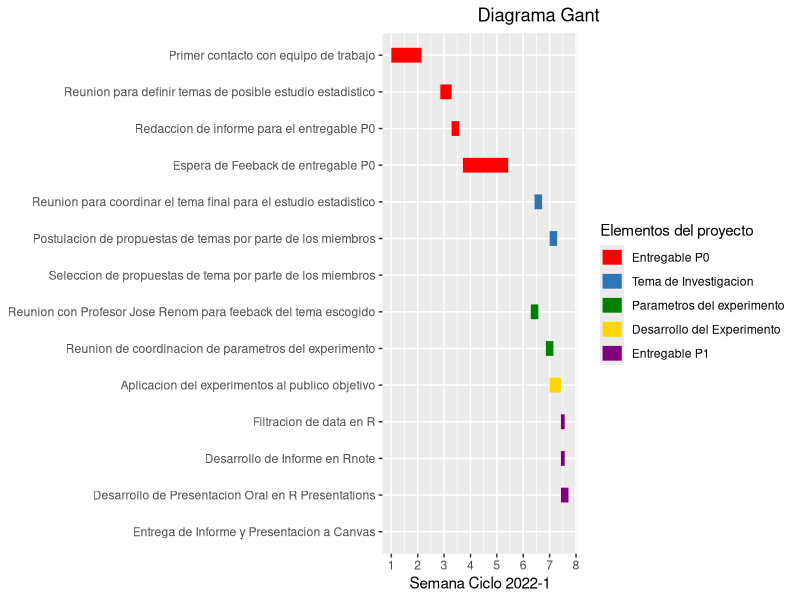
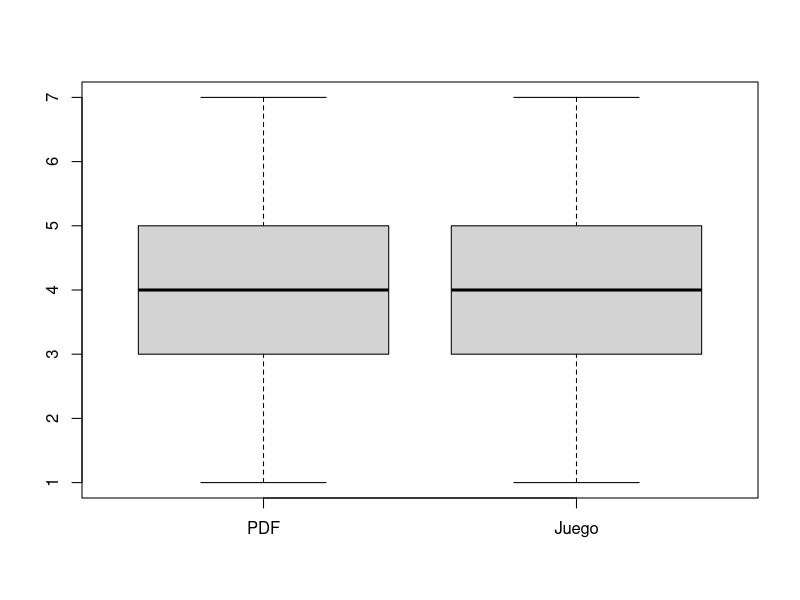
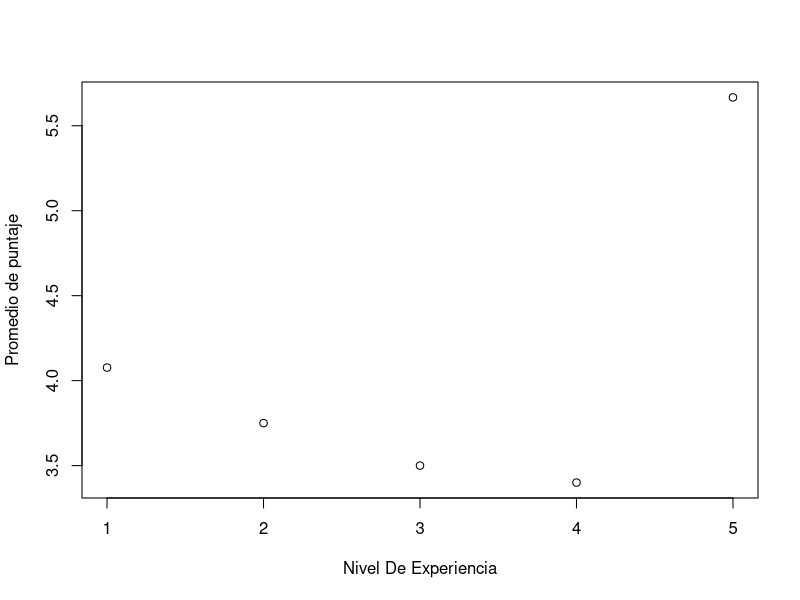
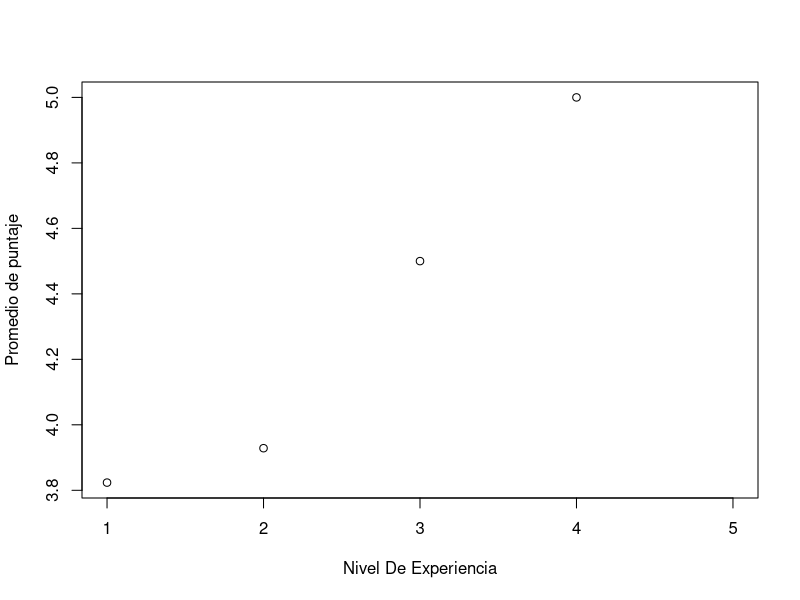
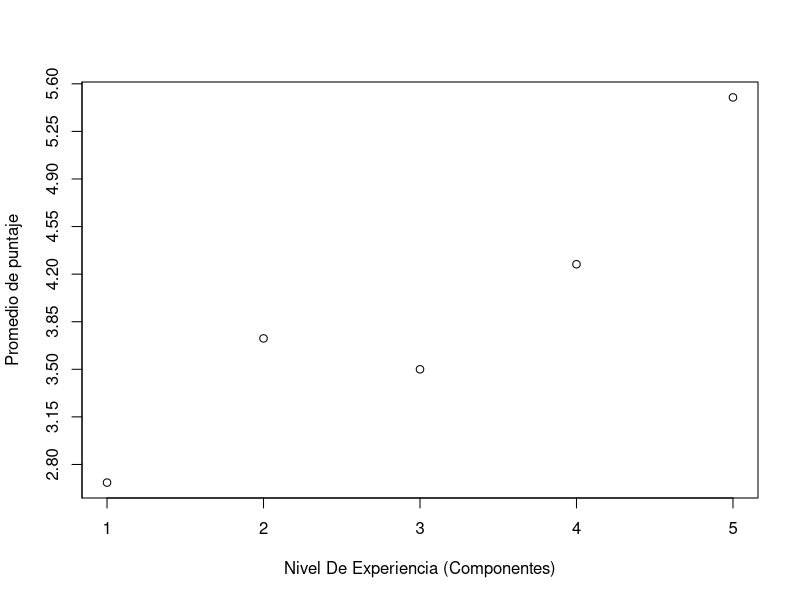
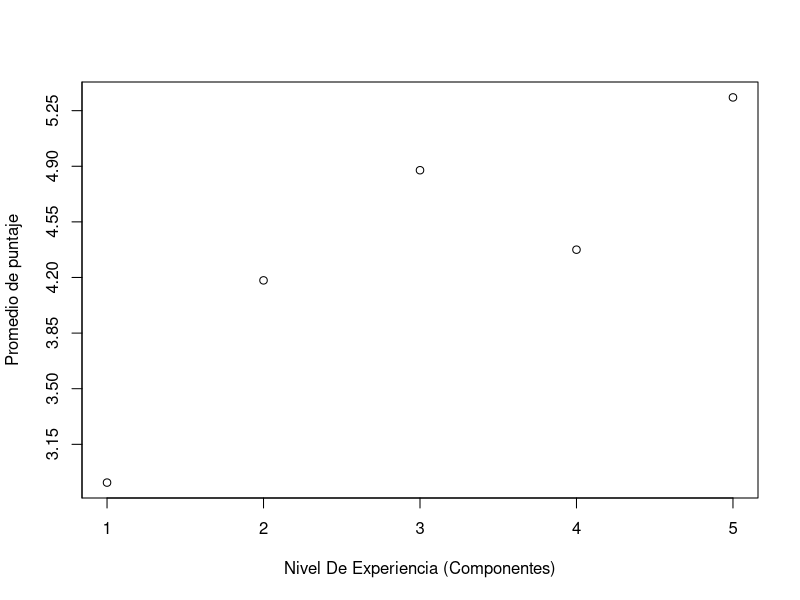
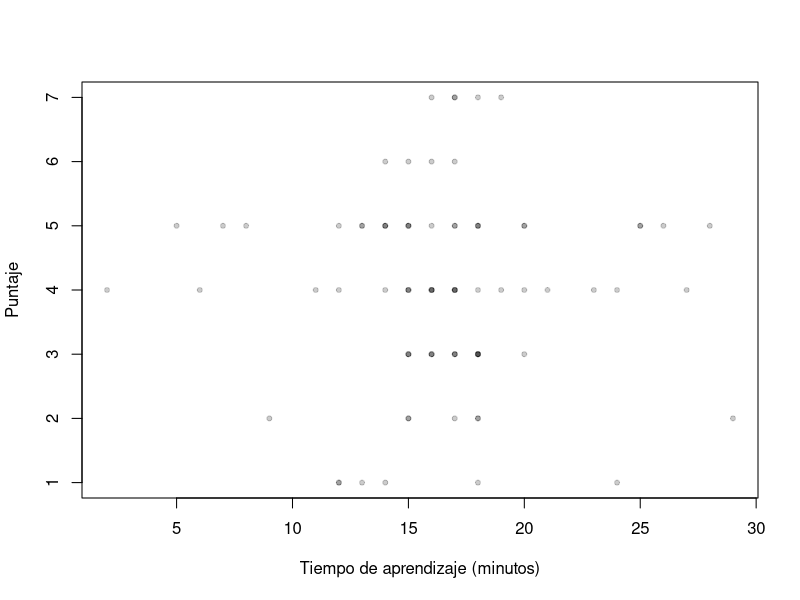
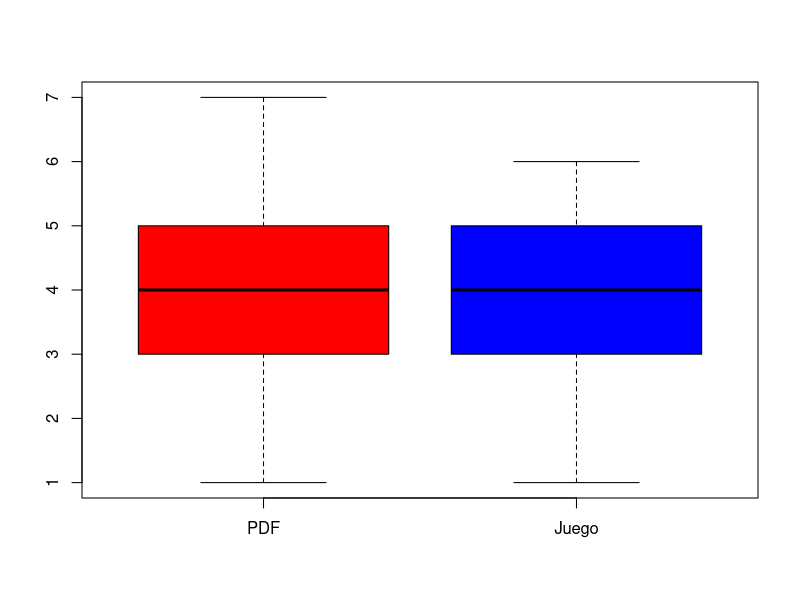

These figures' R source, in order:
## ---- chunk 1
library(readr)
library(dplyr)
library(ggplot2)
library(stringr)
library(tidyverse)
library(lubridate)


gantt <- read.csv("gant.csv", h=T)
DF <- read_csv("data.csv")
## ---- chunk 2


acts <- gantt$Actividad
els <- unique(gantt$Elemento.del.Proyecto)


g.gantt <- gather(gantt, "state", "date", 4:5) %>% mutate(date = as.Date(date, "%Y.%m.%d"), Actividad=factor(Actividad, acts[length(acts):1]), Elemento.del.Proyecto =factor(Elemento.del.Proyecto, els))

actcols <- c("#FF0000", "#2E75B6", "#008000", "#FFD700", "#800080",	"#F5DEB3")


ggplot(g.gantt, aes(date, Actividad, colour = Elemento.del.Proyecto, group=Item)) +
  geom_line(size = 5) +
  scale_color_manual(values=actcols, name="Elementos del proyecto") +
  labs(x="Semana Ciclo 2022-1", y=NULL, title="                   Diagrama Gant") +
  scale_x_date(breaks=seq.Date(as.Date("2022-03-21"), as.Date("2022-6-26"), "weeks"), labels=c(1,2,3,4,5,6,7,8,9,10,11,12,13,14)) +
  theme_gray(base_size=11)



## ---- chunk 3

DF %>% rename(correo=`Ingrese su correo de UTEC!!`, tiempo=`Duración de la experiencia`, edad = `¿Cual es tu edad?`,
              sexo=`¿Con que sexo te identificas?`, ciclo=`¿En que ciclo te encuentras?`, carrera=`¿Cual es tu carrera?`, 
              experiencia_armado=`¿Cuál es tu nivel de experiencia armando computadoras?`,
              frecuencia_video=`¿Con qué frecuencia juegas videojuegos?`, 
              tipo_experiencia=`Qué experiencia realizaste:`,
              
              
              p1=`Regula y proporciona la potencia para que se activen todos los componentes de la PC:`,
              p2=`Cuenta con sus propios procesadores y memoria interna que procesa los datos de la PC y los representa en forma de texto o gráficas complejas como la de los videojuegos. Nos referimos a:`,
              p3=`¿Dónde se conecta o instala la memoria (RAM)?`,
              p4=`El CPU se calienta muy rápido; por ello, se le conecta un refrigerador o Cooler para regular el calor de este. Esta afirmación es:`,
              p5=`¿Dónde se coloca la pasta térmica?`,
              p6=`Responsable realiza cálculos basados en la interpretación de la información de ciertos componentes y les pasa el resultado a otros. Nos referimos a:`,
              p7=`¿A que parte se conecta el panel frontal de la caja (botón de encendido/apagado, USB, conector de audio, etc)?`,
              p8=`Almacena todos los datos del sistema operativo, los programas y las fotos, la música y los vídeos del usuario. Es decir, es el dispositivo de almacenamiento del ordenador.`,
              
              
              satisfaccion=`Nivel de satisfacción al realizar el juego o leer el documento pdf:`,
              conoci_previo=`¿Cuál es tu nivel de conocimiento (previo a la experiencia) sobre componentes de computadora?`
              ) ->DF
## ---- chunk 4
DF$tiempo <- gsub("\\.", ":", DF$tiempo)
DF$tiempo <- gsub(" ", "", DF$tiempo)
DF$tiempo <- gsub("minutos", "", DF$tiempo)
DF$tiempo <- gsub("min", "", DF$tiempo)
DF$tiempo <- gsub("pm", "", DF$tiempo)

iterator = 1
for (palabras in DF$tiempo){
  if(!is.na(palabras)){  
    if(nchar(palabras)<3){
            DF$tiempo[iterator] <- paste0(DF$tiempo[iterator],":00")
            
      }
    }
          
    iterator = iterator + 1
}

DF <- DF[complete.cases(DF$tiempo),]
Duracion <- c()

for (duracion in DF$tiempo)
{
    minuto <- str_extract(duracion, "[0-9]*")
    Duracion <- append(Duracion, strtoi(minuto))
}
DF$tiempo <-Duracion
## ---- chunk 5
iterator = 1
for (palabras in DF$tipo_experiencia){
  if(!is.na(palabras)){  
    if(palabras=="Leer Documento"){
            DF$tipo_experiencia[iterator] <- paste0(DF$tipo_experiencia[iterator]," PDF")
            #print(iterator)
      }
    }
          
    iterator = iterator + 1
}
## ---- chunk 6
score_vector = c()

for (ans in DF$p1)
{
  if (!is.na(ans))
  {
    if (ans == "Fuente de alimentación (PSU) o sistema de alimentación")
    {
      score_vector <- append(score_vector, 1)
    }
    else
    {
      score_vector <- append(score_vector, 0)
    }  
  }
  else
  {
    score_vector <- append(score_vector, 0)
  }
  
}

iterator = 1
for (ans in DF$p2)
{
  if (!is.na(ans))
  {
    if (ans == "Tarjeta gráfica (GPU)")
    {
      score_vector[iterator] = score_vector[iterator] + 1
    }  
  }
  
  iterator = iterator + 1
}


iterator = 1
for (ans in DF$p6)
{
  if (!is.na(ans))
  {
    if (ans == "Unidad central de procesamiento o Procesador (CPU)")
    {
      score_vector[iterator] <- score_vector[iterator] + 1
    }  
  }
  
  iterator = iterator + 1
}


iterator = 1
for (ans in DF$p8)
{
  if (!is.na(ans))
  {
    if (ans == "Disco Duro")
    {
      score_vector[iterator] <- score_vector[iterator] + 1
    }  
  }
  
  iterator = iterator + 1
}

iterator = 1
for (ans in DF$p3)
{
  if (!is.na(ans))
  {
    if (ans == "Placa base (Motherboard)")
    {
      score_vector[iterator] <- score_vector[iterator] + 1
    }  
  }
  
  iterator = iterator + 1
}

iterator = 1
for (ans in DF$p5)
{
  if (!is.na(ans))
  {
    if (ans == "Unidad central de procesamiento o Procesador (CPU)")
    {
      score_vector[iterator] <- score_vector[iterator] + 1
    }  
  }
  
  iterator = iterator + 1
}

iterator = 1
for (ans in DF$p7)
{
  if (!is.na(ans))
  {
    if (ans == "Placa base (Motherboard)")
    {
      score_vector[iterator] <- score_vector[iterator] + 1
    }  
  }
  
  iterator = iterator + 1
}



DF_scored <- cbind(DF, score_vector)


## ---- chunk 7
class_learning <- DF_scored[DF_scored$tipo_experiencia == 'Leer Documento PDF',]


game_learning <- DF_scored[DF_scored$tipo_experiencia == 'Jugar PC Simulator',]


game_learning_cortado <- head(game_learning, nrow(class_learning) - nrow(game_learning))


data <- data.frame(class_learning$score_vector, game_learning_cortado$score_vector)
boxplot(data,names = c("PDF", "Juego"))
## ---- chunk 8
score_mean <- c(0,0,0,0,0)
number_to_divide <- c(0,0,0,0,0)

for (row in 1:nrow(class_learning))
{
  score_mean[class_learning[row, "experiencia_armado"]] <- score_mean[class_learning[row, "experiencia_armado"]] + class_learning[row, "score_vector"]
  number_to_divide[class_learning[row, "experiencia_armado"]] <- number_to_divide[class_learning[row, "experiencia_armado"]] + 1
}

for (iterator in 1:5)
{
  score_mean[iterator] = score_mean[iterator]/number_to_divide[iterator]
}


possible <- c(1,2,3,4,5)

plot(possible, score_mean, xlab = "Nivel De Experiencia", ylab = "Promedio de puntaje")


## ---- chunk 9
score_mean <- score_mean[complete.cases(score_mean)]
score_mean <- c(0,0,0,0,0)
number_to_divide <- c(0,0,0,0,0)

for (row in 1:nrow(game_learning_cortado))
{
  score_mean[game_learning_cortado[row, "experiencia_armado"]] <- score_mean[game_learning_cortado[row, "experiencia_armado"]] + game_learning_cortado[row, "score_vector"]
  number_to_divide[game_learning_cortado[row, "experiencia_armado"]] <- number_to_divide[game_learning_cortado[row, "experiencia_armado"]] + 1
}

for (iterator in 1:5)
{
  score_mean[iterator] = score_mean[iterator]/number_to_divide[iterator]
}

possible <- c(1,2,3,4,5)

plot(possible, score_mean, xlab = "Nivel De Experiencia", ylab = "Promedio de puntaje")

## ---- chunk 10
score_mean <- score_mean[complete.cases(score_mean)]
score_mean <- c(0,0,0,0,0)
number_to_divide <- c(0,0,0,0,0)

for (row in 1:nrow(class_learning))
{
  score_mean[class_learning[row, "conoci_previo"]] <- score_mean[class_learning[row, "conoci_previo"]] + class_learning[row, "score_vector"]
  number_to_divide[class_learning[row, "conoci_previo"]] <- number_to_divide[class_learning[row, "conoci_previo"]] + 1
}

for (iterator in 1:5)
{
  score_mean[iterator] = score_mean[iterator]/number_to_divide[iterator]
}

possible <- c(1,2,3,4,5)

plot(possible,score_mean, xlab = "Nivel De Experiencia (Componentes)", ylab = "Promedio de puntaje", yaxp=c(0,7,20))

## ---- chunk 11
score_mean <- score_mean[complete.cases(score_mean)]
score_mean <- c(0,0,0,0,0)
number_to_divide <- c(0,0,0,0,0)

for (row in 1:nrow(game_learning_cortado))
{
  score_mean[game_learning_cortado[row, "conoci_previo"]] <- score_mean[game_learning_cortado[row, "conoci_previo"]] + game_learning_cortado[row, "score_vector"]
  number_to_divide[game_learning_cortado[row, "conoci_previo"]] <- number_to_divide[game_learning_cortado[row, "conoci_previo"]] + 1
}

for (iterator in 1:5)
{
  score_mean[iterator] = score_mean[iterator]/number_to_divide[iterator]
}

possible <- c(1,2,3,4,5)

plot(possible,score_mean, xlab = "Nivel De Experiencia (Componentes)", ylab = "Promedio de puntaje", yaxp=c(0,7,20))

## ---- chunk 12

plot(DF_scored$tiempo, DF_scored$score_vector, pch = 20, col = rgb(0, 0, 0, 0.2), xlab="Tiempo de aprendizaje (minutos)", ylab="Puntaje")

## ---- chunk 13
DF <- DF[complete.cases(DF),]
## ---- chunk 14
score_vector = c()
for (ans in DF$p1)
{
  if (!is.na(ans))
  {
    if (ans == "Fuente de alimentación (PSU) o sistema de alimentación")
    {
      score_vector <- append(score_vector, 1)
    }
    else
    {
      score_vector <- append(score_vector, 0)
    }  
  }
  else
  {
    score_vector <- append(score_vector, 0)
  }
  
}
iterator = 1
for (ans in DF$p2)
{
  if (!is.na(ans))
  {
    if (ans == "Tarjeta gráfica (GPU)")
    {
      score_vector[iterator] = score_vector[iterator] + 1
    }  
  }
  
  iterator = iterator + 1
}
iterator = 1
for (ans in DF$p6)
{
  if (!is.na(ans))
  {
    if (ans == "Unidad central de procesamiento o Procesador (CPU)")
    {
      score_vector[iterator] <- score_vector[iterator] + 1
    }  
  }
  
  iterator = iterator + 1
}
iterator = 1
for (ans in DF$p8)
{
  if (!is.na(ans))
  {
    if (ans == "Disco Duro")
    {
      score_vector[iterator] <- score_vector[iterator] + 1
    }  
  }
  
  iterator = iterator + 1
}
iterator = 1
for (ans in DF$p3)
{
  if (!is.na(ans))
  {
    if (ans == "Placa base (Motherboard)")
    {
      score_vector[iterator] <- score_vector[iterator] + 1
    }  
  }
  
  iterator = iterator + 1
}
iterator = 1
for (ans in DF$p5)
{
  if (!is.na(ans))
  {
    if (ans == "Unidad central de procesamiento o Procesador (CPU)")
    {
      score_vector[iterator] <- score_vector[iterator] + 1
    }  
  }
  
  iterator = iterator + 1
}
iterator = 1
for (ans in DF$p7)
{
  if (!is.na(ans))
  {
    if (ans == "Placa base (Motherboard)")
    {
      score_vector[iterator] <- score_vector[iterator] + 1
    }  
  }
  
  iterator = iterator + 1
}
DF_scored <- cbind(DF, score_vector)
## ---- chunk 15
class_learning <- DF_scored[DF_scored$tipo_experiencia == 'Leer Documento PDF',]
game_learning <- DF_scored[DF_scored$tipo_experiencia == 'Jugar PC Simulator',]
game_learning_cortado <- head(game_learning, nrow(class_learning) - nrow(game_learning))
#nrow(game_learning_cortado)
data <- data.frame(class_learning$score_vector, game_learning_cortado$score_vector)
boxplot(data,names = c("PDF", "Juego"), col=c("Red", "Blue"))
## ---- chunk 16
class_learning <- DF_scored[DF_scored$tipo_experiencia == 'Leer Documento PDF',]
game_learning <- DF_scored[DF_scored$tipo_experiencia == 'Jugar PC Simulator',]
game_learning_cortado <- head(game_learning, nrow(class_learning) - nrow(game_learning))

#nrow(class_learning)
#game_learning
#nrow(game_learning_cortado)
data <- data.frame(class_learning$satisfaccion, game_learning_cortado$satisfaccion)


boxplot(data,names = c("PDF", "Juego"))
#mean(class_learning$satisfaccion)
#mean(game_learning_cortado$satisfaccion)
## ---- chunk 17
passed <- c(DF_scored$score_vector > 3)
avg <- sum(passed == TRUE)/length(passed)
avg
## ---- chunk 18
plot(dbinom(1:30,30,avg))
## ---- chunk 19
Esperanza <- length(passed)*avg
Esperanza
## ---- chunk 20
passed_class <- c(class_learning$score_vector > 3)
avg_class <- sum(passed_class == TRUE)/length(passed_class)
passed_game <- c(game_learning$score_vector > 3)
avg_game <- sum(passed_game == TRUE)/length(passed_class)
c1 <- rgb(255,0,0,max = 255, alpha = 255, names = "lt.blue")
c2 <- rgb(0,0,255, max = 255, alpha = 255, names = "lt.pink")
plot(dbinom(1:30,30,avg_class), col = c1, ylab = "Probabilidad", ylim=c(0,0.2), xlab="Numero de intentos");par(new=TRUE, mgp = c(5, 1, 0))
plot(dbinom(1:30,30,avg_game), col = c2, ylab=NULL,ylim=c(0,0.2))
## ---- chunk 21
passed_class <- c(class_learning$score_vector > 3)
avg_class <- sum(passed_class == TRUE)/length(passed_class)
passed_game <- c(game_learning$score_vector > 3)
avg_game <- sum(passed_game == TRUE)/length(passed_class)
c1 <- rgb(255,0,0,max = 255, alpha = 255, names = "lt.blue")
c2 <- rgb(0,0,255, max = 255, alpha = 255, names = "lt.pink")
plot(dgeom(1:30,avg_class), col = c1, ylab = "Probabilidad", ylim=c(0,0.2), xlab="Numero de intentos antes de un fallo");par(new=TRUE, mgp = c(5, 1, 0))
plot(dgeom(1:30,avg_game), col = c2, ylab=NULL,ylim=c(0,0.2))
## ---- chunk 22
avg_class <- sum(class_learning$score_vector)/(length(passed_class)*7)
avg_class
avg_game <- sum(game_learning$score_vector)/(length(passed_class)*7)
avg_game
plot(dbinom(0:7,7,avg_class), col=c1, ylim=c(0,0.5), ylab="Probabilidad", xlab="Nota", main=NULL);par(new=TRUE, mgp = c(5, 1, 0))
plot(dbinom(0:7,7,avg_game), col=c2, ylab=NULL, main=NULL, ylim=c(0,0.5));par(new=TRUE, mgp = c(5, 1, 0))
plot(dbinom(0:7,7,0.25), ylab=NULL, ylim=c(0,0.5), main=NULL)
